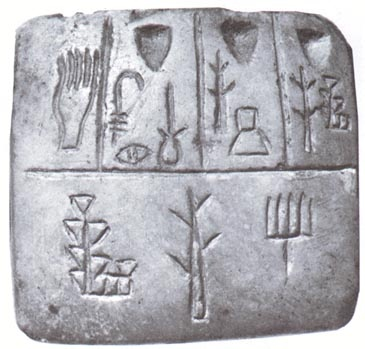
%> input picture computer_vision/image_processing_for_computer_vision/linear_image_processing/images/tablet.jpg, 365 x 349 px
$ octave find_template_2d.m   (GNU Octave 9; MATLAB toolbox functions it lacks are replaced by stand-ins)
%> lines starting %> are read from the running program, lines starting %| are printed output that depends on the picture
clc; clear all; close all;

function [yIndex xIndex] = find_template_2D(template, img)
    #find template in img and return [y x] index location
    c = normxcorr2(template, img);
    #disp('c'); disp(c);
    #figure, surf(c), shading flat
    [ypeak xpeak] = find(c == max(c(:))); # colon is used to flatten (computes image wide maximum)
    yoffSet = ypeak - size(template,1) + 1;
    xoffSet = xpeak - size(template, 2) + 1;
    #[yIndex xIndex] = {yoffSet, xoffSet}{:};
    yIndex = yoffSet;
    xIndex = xoffSet;
endfunction

pkg load image;

#test code:
figure(1);
tablet = imread('../images/tablet.jpg');
%> tablet is the input picture: size 349x365x3 uint8; mean R, G, B 178.9, 178.3, 183.6
imshow(tablet);
figure(2);
glyph = tablet(80:170, 155:187);
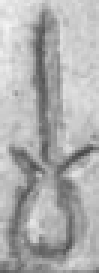
%> glyph: size 91x33 uint8 (shown 3 times larger); min 72, max 244, mean 174.7
imshow(glyph);

[y x] = find_template_2D(glyph, tablet);
%> in find_template_2D, `c = normxcorr2(template, img);`:
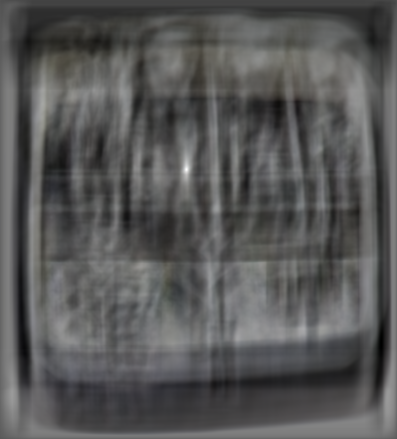
%> c: size 439x397x3 double; mean R, G, B 0.00286, 0.00323, 0.00232; drawn with min black and max white
%> in find_template_2D, `[ypeak xpeak] = find(c == max(c(:))); # colon is used to flatten (comp..`: ypeak = 170; xpeak = 187
%> in find_template_2D, `yoffSet = ypeak - size(template,1) + 1;`: yoffSet = 80
%> in find_template_2D, `xoffSet = xpeak - size(template, 2) + 1;`: xoffSet = 155
%> in find_template_2D, `yIndex = yoffSet;`: yIndex = 80
%> in find_template_2D, `xIndex = xoffSet;`: xIndex = 155
%> y = 80; x = 155
disp('[y x] location'); disp([y x]);
%|     80   155
